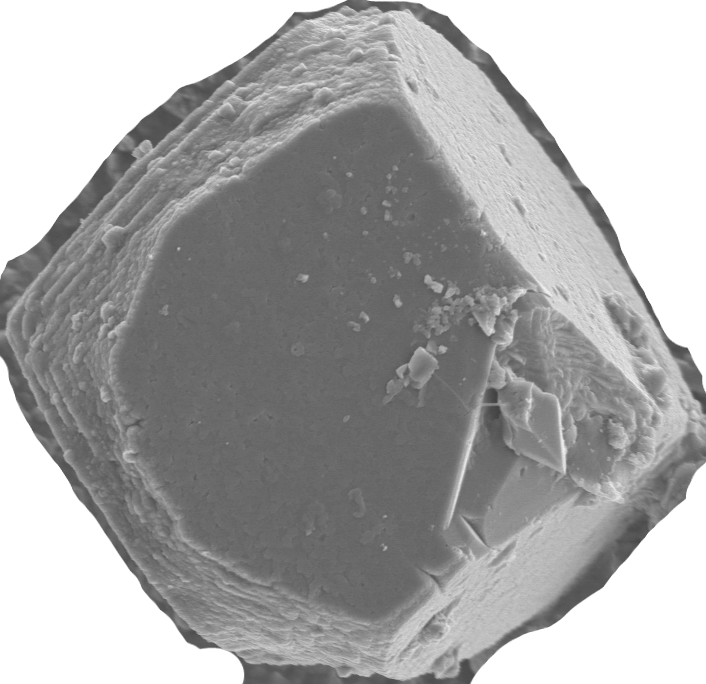
#> input picture exemple label/cubic_0.png, 706 x 684 px, given in place of background_1.png, which was not available
$ jupyter execute --allow-errors augment_data.ipynb   (text cells are left out)
#> lines starting #> are read from the running program, lines starting #| are printed output that depends on the picture; pictures that were not available may be replaced by others from this repository, and a replacement may not be noted
[cell 1]
import os
import random
from PIL import Image, ImageDraw
import matplotlib.pyplot as plt

[cell 2]
def convert_to_yolo_format(x, y, w, h, image_width, image_height):
    """
    Convertit les coordonnées de la boîte englobante au format YOLO.
    (x, y) est le coin supérieur gauche de la boîte englobante.
    (w, h) sont la largeur et la hauteur de la boîte.
    """
    x_center = (x + w / 2) / image_width
    y_center = (y + h / 2) / image_height
    width = w / image_width
    height = h / image_height
    return x_center, y_center, width, height

# Fonction pour trouver le prochain indice disponible pour les fichiers de sortie
def find_next_index(folder, prefix, suffix):
    max_index = -1
    for filename in os.listdir(folder):
        if filename.startswith(prefix) and filename.endswith(suffix):
            # Extrait le numéro de l'indice du nom de fichier
            index_part = filename[len(prefix):-len(suffix)]
            if index_part.isdigit():
                max_index = max(max_index, int(index_part))
    return max_index + 1

# Chemins des dossiers
background_path = './background/background_1.png'
cubic_folder = './cubic'
output_img_folder = './img_patch'
output_txt_folder = './txt'

# Charger l'image de l'arrière-plan
background = Image.open(background_path)
#> background is the input picture: PIL image 706x684 RGBA; mean R, G, B, A 92.4, 92.4, 92.4, 178.6
bg_width, bg_height = background.size
#> bg_width = 706; bg_height = 684

# Déterminer les indices de départ pour les images et les annotations
start_index = find_next_index(output_img_folder, 'cubic_', '.png')

# Liste des fichiers dans le dossier "cubic"
cubic_files = [f for f in os.listdir(cubic_folder) if os.path.isfile(os.path.join(cubic_folder, f)) and f.endswith('.png')]

for idx, cubic_file in enumerate(cubic_files, start=start_index):
    # Chemin de l'image de l'objet
    object_path = os.path.join(cubic_folder, cubic_file)

    # Charger l'image de l'objet
    object_img = Image.open(object_path)

    # Rotation aléatoire
    angle = random.uniform(0, 360)  # Angle de rotation aléatoire entre 0 et 360 degrés
    object_img = object_img.rotate(angle, expand=True)
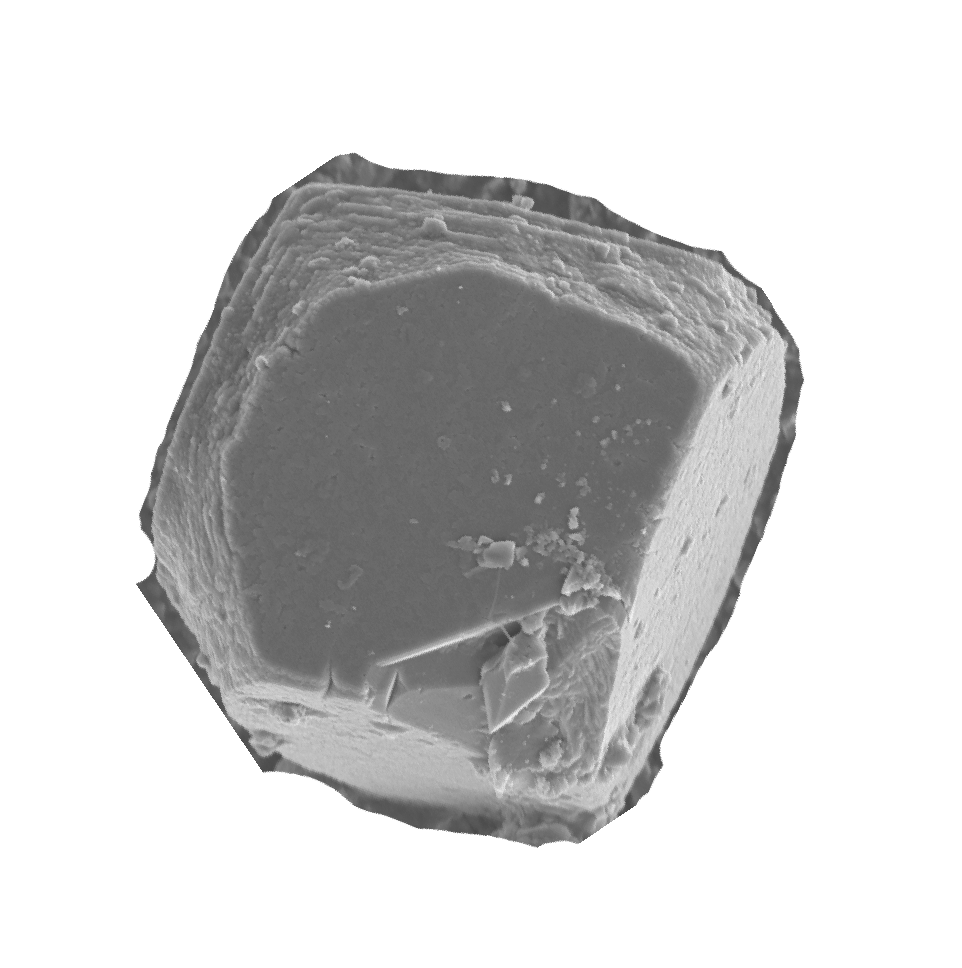
#> object_img: PIL image 962x968 RGBA; mean R, G, B, A 47.9, 47.9, 47.9, 92.6; transparent parts drawn white

    # Redimensionnement aléatoire
    scale = random.uniform(0.7, 1.5)  # Échelle aléatoire entre 0.7x et 1.5x
    new_width = int(object_img.width * scale)
#> new_width = 1256
    new_height = int(object_img.height * scale)
#> new_height = 1264
    object_img = object_img.resize((new_width, new_height))
#> object_img: PIL image 1256x1264 RGBA

    # Générer une position aléatoire (x, y)
    max_x = max(bg_width - new_width, 0)
#> max_x = 0
    max_y = max(bg_height - new_height, 0)
#> max_y = 0
    x_offset = random.randint(0, max_x) if max_x else 0
#> x_offset = 0
    y_offset = random.randint(0, max_y) if max_y else 0
#> y_offset = 0

    # Recréer l'arrière-plan pour chaque collage
    current_background = background.copy()

    # Coller l'image de l'objet sur l'arrière-plan à la position aléatoire
    current_background.paste(object_img, (x_offset, y_offset), object_img if object_img.mode == 'RGBA' else None)
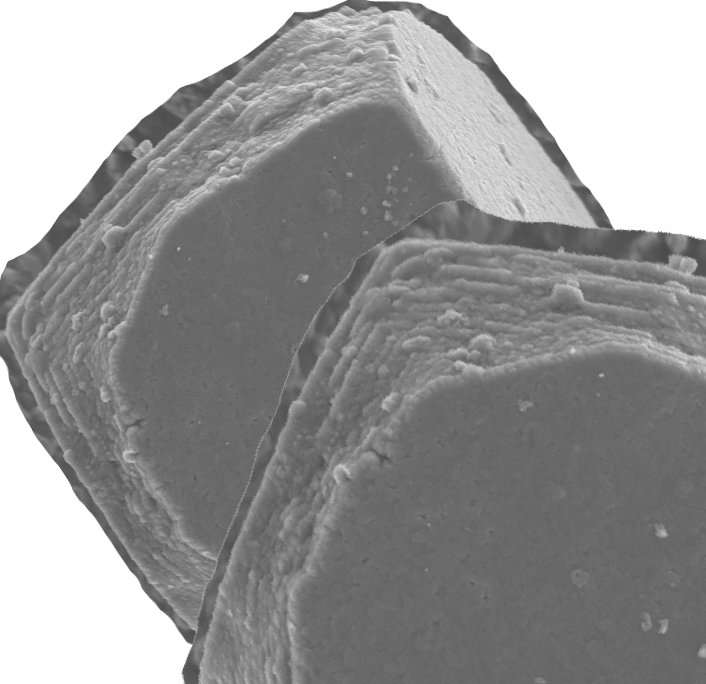
#> current_background: PIL image 706x684 RGBA; mean R, G, B, A 92.8, 92.8, 92.8, 195.8; transparent parts drawn white

    # Nom de base avec l'index
    base_name = f"cubic_{idx}"

    # Enregistrer l'image résultante
    output_image_path = os.path.join(output_img_folder, f"{base_name}.png")
    current_background.save(output_image_path)

    # Calculer et enregistrer les coordonnées YOLO
    x_center, y_center, width, height = convert_to_yolo_format(x_offset, y_offset, new_width, new_height, bg_width, bg_height)
#> x_center = 0.89; y_center = 0.924; width = 1.78; height = 1.85
    label_path = os.path.join(output_txt_folder, f"{base_name}.txt")
    with open(label_path, 'w') as file:
        file.write(f"0 {x_center} {y_center} {width} {height}\n")

    print(f"L'image a été enregistrée sous : {output_image_path}")
    print(f"Les annotations YOLO ont été enregistrées sous : {label_path}")

[cell 3]
import os
from PIL import Image, ImageDraw

def draw_yolo_annotations(image_path, label_path):
    """
    Charge une image et son fichier d'annotation YOLO, puis affiche l'image avec un rectangle correspondant à l'annotation.
    """
    # Charger l'image
    image = Image.open(image_path)
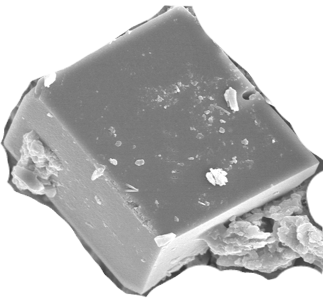
#> input picture exemple label/cubic_2.png, 323 x 301 px, given in place of ball_50.png, which was not available
#> image is the input picture: PIL image 323x301 RGBA; mean R, G, B, A 93.6, 93.6, 93.6, 158.9
    draw = ImageDraw.Draw(image)

    # Taille de l'image
    img_width, img_height = image.size
#> img_width = 323; img_height = 301

    # Lire le fichier d'annotations YOLO
    with open(label_path, 'r') as file:
        for line in file:
            # Parser les données YOLO
            _, x_center, y_center, width, height = map(float, line.split())

            # Convertir les coordonnées YOLO en coordonnées de rectangle (x_min, y_min, x_max, y_max)
            x_min = (x_center - width / 2) * img_width
            y_min = (y_center - height / 2) * img_height
            x_max = (x_center + width / 2) * img_width
            y_max = (y_center + height / 2) * img_height

            # Dessiner le rectangle sur l'image
            draw.rectangle([x_min, y_min, x_max, y_max], outline="red", width=2)

    # Afficher l'image avec les annotations
    image.show()

# Chemins des fichiers
image_path = 'D:\\Travail\\Cours\\M1\\s2\\Projet Innov\\docs\\data_augment\\img_patch_ball\\ball_50.png'
label_path = 'D:\\Travail\\Cours\\M1\\s2\\Projet Innov\\docs\\data_augment\\txt_ball\\ball_50.txt'

# Exécuter la fonction pour dessiner les annotations
#> (the rest of this cell did not finish here and is left out)

[cell 4]
def draw_yolo_annotations(image_path, label_path):
    """
    Charge une image et son fichier d'annotation YOLO, puis affiche l'image avec un rectangle correspondant à l'annotation.
    """
    # Charger l'image
    image = Image.open(image_path)
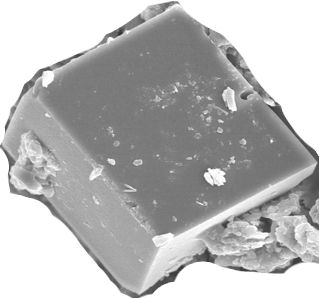
#> input picture exemple label/cubic_1.png, 319 x 298 px, found by its file name
#> image is the input picture: PIL image 319x298 RGBA; mean R, G, B, A 98.4, 98.4, 98.4, 168.2
    draw = ImageDraw.Draw(image)

    # Taille de l'image
    img_width, img_height = image.size
#> img_width = 319

    # Lire le fichier d'annotations YOLO
    with open(label_path, 'r') as file:
        for line in file:
            # Parser les données YOLO
            _, x_center, y_center, width, height = map(float, line.split())

            # Convertir les coordonnées YOLO en coordonnées de rectangle (x_min, y_min, x_max, y_max)
            x_min = (x_center - width / 2) * img_width
            y_min = (y_center - height / 2) * img_height
            x_max = (x_center + width / 2) * img_width
            y_max = (y_center + height / 2) * img_height

            # Dessiner le rectangle sur l'image
            draw.rectangle([x_min, y_min, x_max, y_max], outline="red", width=2)

    # Afficher l'image avec les annotations dans le notebook
    plt.imshow(image)
    plt.axis('off')  # Ne pas afficher les axes
    plt.show()

# Chemins des fichiers
image_path = 'D:\\Travail\\Cours\\M1\\s2\\Projet Innov\\docs\\data_augment\\img_patch\\cubic_1.png'
label_path = 'D:\\Travail\\Cours\\M1\\s2\\Projet Innov\\docs\\data_augment\\txt\\cubic_1.txt'

# Exécuter la fonction pour dessiner les annotations
#> (the rest of this cell did not finish here and is left out)
